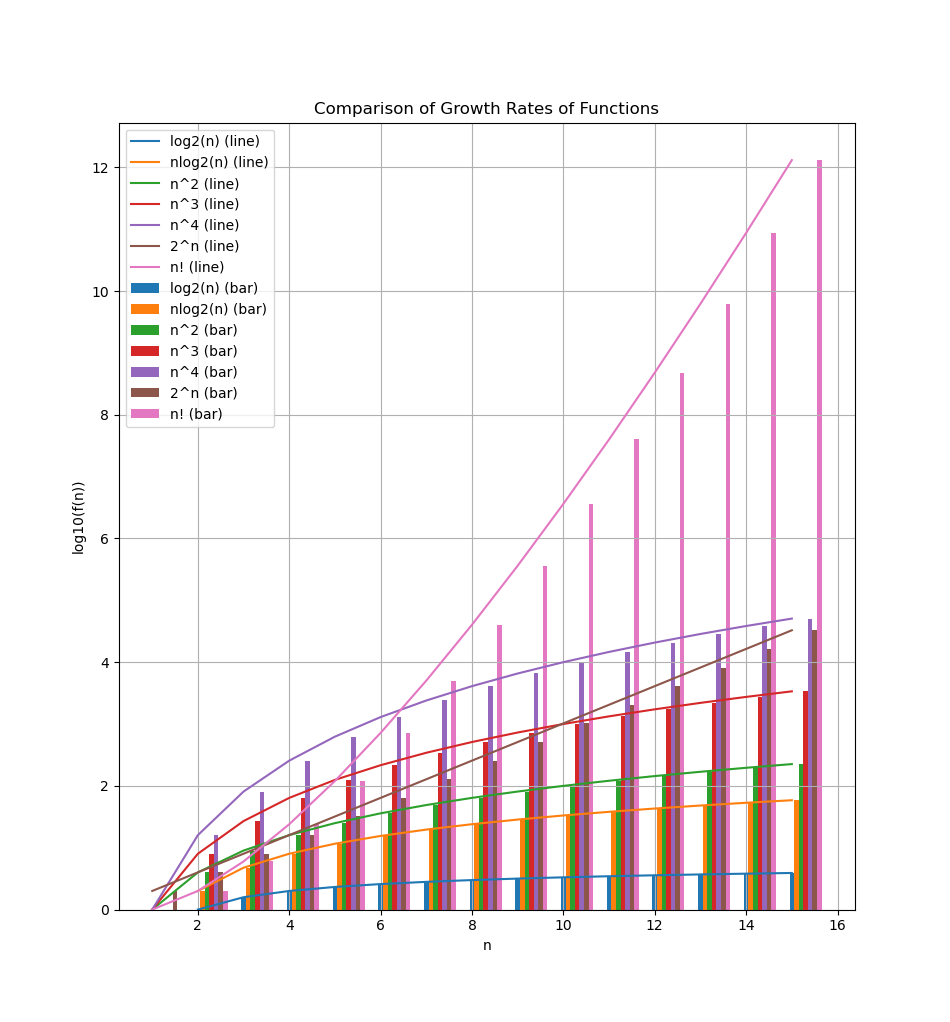

Here is the Python script that generated this plot:
"""Module to plot the line & bar graph for some given functions."""

import math

import matplotlib.pyplot as plt
import numpy as np

# Generate x-axis values (n from 1 to 15)
n = np.arange(1, 16)

# Define the functions and compute their logarithmic values (base 10)
log2n = np.log10(np.log2(n))
nlog2n = np.log10(n * np.log2(n))
n2 = np.log10(n**2)
n3 = np.log10(n**3)
n4 = np.log10(n**4)
twoN = np.log10(2**n)
nfact = np.log10([math.factorial(i) for i in n])

# Store functions in a dictionary
functions = {
    "log2(n)": log2n,
    "nlog2(n)": nlog2n,
    "n^2": n2,
    "n^3": n3,
    "n^4": n4,
    "2^n": twoN,
    "n!": nfact,
}

# Plotting the graphs
plt.figure(figsize=(15, 8))

# Plot line graphs
for name, values in functions.items():
    plt.plot(n, values, label=f"{name} (line)")

# Plot bar graphs
BAR_WIDTH = 0.1  # Set a non-zero width for bars
offsets = np.arange(len(functions)) * BAR_WIDTH  # Adjust offsets for each function
for i, (name, values) in enumerate(functions.items()):
    plt.bar(n + offsets[i], values, width=BAR_WIDTH, label=f"{name} (bar)")

# Add labels, title, and legend
plt.xlabel("n")
plt.ylabel("log10(f(n))")
plt.title("Comparison of Growth Rates of Functions")
plt.legend()
plt.grid()
plt.show()
